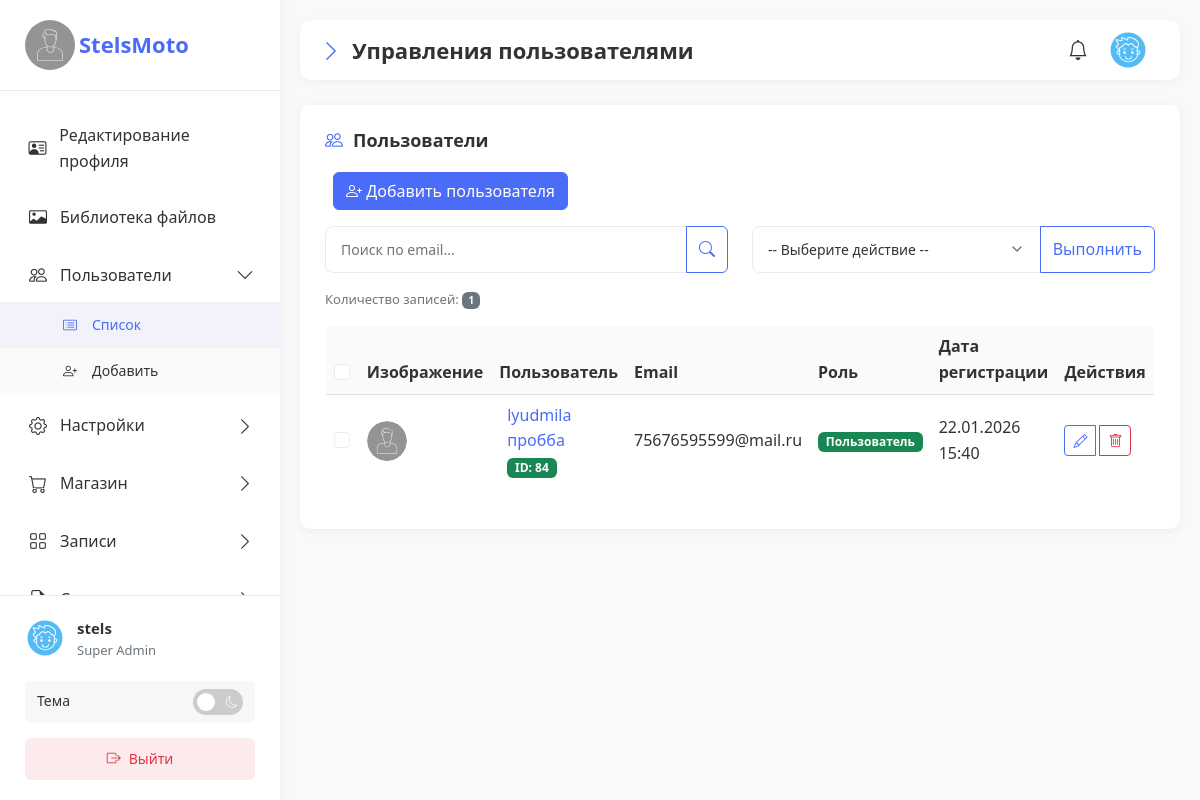
The page /admin/user/accounts_list.php (signed in) on the database its author committed.
### tables this page shows
CREATE TABLE `users` (
  `id` int NOT NULL,
  `author` varchar(10) DEFAULT NULL,
  `email` varchar(255) NOT NULL,
  `phone` varchar(20) DEFAULT NULL,
  `password` varchar(255) NOT NULL,
  `email_verified` tinyint(1) DEFAULT '0',
  `verification_token` varchar(100) DEFAULT NULL,
  `token_expires` datetime DEFAULT NULL,
  `reset_token` varchar(100) DEFAULT NULL,
  `reset_expire` datetime DEFAULT NULL,
  `created_at` timestamp NULL DEFAULT CURRENT_TIMESTAMP,
  `updated_at` timestamp NULL DEFAULT CURRENT_TIMESTAMP ON UPDATE CURRENT_TIMESTAMP,
  `data` json DEFAULT NULL COMMENT 'Данные в формато JSON',
  `status` tinyint DEFAULT NULL,
  `pending_email` varchar(254) DEFAULT NULL,
  `email_change_token` varchar(64) DEFAULT NULL,
  `email_change_expires` datetime DEFAULT NULL
);

### admin/user/accounts_list.php (the view, shortened to what the rows shown need)
<?php
require_once $_SERVER['DOCUMENT_ROOT'] . '/connect/db.php';
require_once __DIR__ . '/../functions/auth_check.php';
require_once __DIR__ . '/../functions/jsondata.php';
require_once __DIR__ . '/../functions/sanitization.php';
$adminData = getAdminData($pdo);
try {
    $user = requireAuth($pdo);
    $userDataAdmin = getUserData($pdo, $user['id']);
    $currentData = json_decode($userDataAdmin['data'] ?? '{}', true) ?? [];
} catch (Exception $e) {
    logEvent("Ошибка при инициализации админ-панели: " . $e->getMessage() . " — IP: " . ($_SERVER['REMOTE_ADDR'] ?? 'unknown'), LOG_ERROR_ENABLED, 'error');
    register_shutdown_function(function() {
        if (isset($pdo)) {
            $pdo = null;
        }
    });
    header("Location: ../logout.php");
    exit;
}
$isTrash = isset($_GET['trash']) && $_GET['trash'] == 1;
$page = max(1, (int)($_GET['page'] ?? 1));
$limit = 30;
$offset = ($page - 1) * $limit;
$errors = [];
try {
    $query = "SELECT * FROM users WHERE author != 'admin'";
    $countQuery = "SELECT COUNT(*) FROM users WHERE author != 'admin'";
    $params = [];
    if ($isTrash) {
        $query .= " AND status = 0";
        $countQuery .= " AND status = 0";
    } else {
        $query .= " AND status = 1";
    }
    $query .= " ORDER BY created_at DESC LIMIT $limit OFFSET $offset";
    $stmt = $pdo->prepare($query);
    $stmt->execute($params);
    $users = $stmt->fetchAll(PDO::FETCH_ASSOC);
} catch (PDOException $e) {
    $errors[] = 'Ошибка при загрузке данных пользователей';
    logEvent("Ошибка базы данных при загрузке списка пользователей: " . $e->getMessage() . " — IP: " . ($_SERVER['REMOTE_ADDR'] ?? 'unknown'), LOG_ERROR_ENABLED, 'error');
}
$logo_profile = getFileVersionFromList($pdo, $currentData['profile_logo'] ?? '', 'thumbnail', '../img/person.svg');
?>
<!DOCTYPE html>
<html lang="ru">
<head>
    <link href="https://cdn.jsdelivr.net/npm/bootstrap@5.3.3/dist/css/bootstrap.min.css" rel="stylesheet">
    <link rel="stylesheet" href="https://cdn.jsdelivr.net/npm/bootstrap-icons@1.10.0/font/bootstrap-icons.css">
    <link rel="stylesheet" href="../css/main.css">
</head>
<body>
    <div class="container-fluid">
        <?php require_once __DIR__ . '/../template/sidebar.php'; ?>
        <main class="main-content">
            <?php require_once __DIR__ . '/../template/header.php'; ?>
<div class="content-card table-card">
    <div class="table-responsive">
        <table class="table table-hover">
            <thead>
                <tr>
                    <th width="40">
                        <input class="form-check-input" type="checkbox" id="selectAll">
                    </th>
                    <th width="60"><?= escape('Изображение') ?></th>
                    <th><?= escape('Пользователь') ?></th>
                    <th><?= escape('Email') ?></th>
                    <th><?= escape('Роль') ?></th>
                    <th><?= escape('Дата регистрации') ?></th>
                    <th width="100"><?= escape('Действия') ?></th>
                </tr>
            </thead>
            <tbody>
                <?php if (empty($users)): ?>
                    <tr>
                        <td colspan="7" class="text-center py-4">
                            <i class="bi bi-trash display-4"></i>
                            <p class="mt-2 auth-subtitle">
                                <?= $isTrash ? escape('Корзина пуста') : escape('Пользователи не найдены') ?>
                            </p>
                        </td>
                    </tr>
                <?php else: ?>
                    <?php foreach ($users as $user): ?>
                    <tr>
                        <td>
                            <input type="checkbox" name="user_ids[]" value="<?= (int)$user['id'] ?>" class="user-checkbox form-check-input" form="massActionForm">
                        </td>
                        <td>
                            <div class="user-avatar" style="width: 40px; height: 40px;">
                                <img src="<?= escape($user['avatar']) ?>"
                                     alt="<?= escape($user['first_name'] . ' ' . $user['last_name']) ?>"
                                     class="rounded-circle"
                                     style="width: 100%; height: 100%; object-fit: cover;">
                            </div>
                        </td>
                        <td>
                            <div class="d-flex align-items-center">
                                <div class="ms-2">
                                    <a href="add_account.php?id=<?= (int)$user['id'] ?>"
                                       class="user-link text-decoration-none">
                                        <?= escape($user['first_name'] . ' ' . $user['last_name']) ?>
                                    </a>
                                    <span class="badge bg-success"><?= escape('ID: ') . (int)$user['id'] ?></span>
                                </div>
                            </div>
                        </td>
                        <td><?= escape($user['email']) ?></td>
                        <td>
                            <?php if ($user['author'] == 'admin'): ?>
                                <span class="badge bg-primary"><?= escape('Админ') ?></span>
                            <?php else: ?>
                                <span class="badge bg-success"><?= escape('Пользователь') ?></span>
                            <?php endif; ?>
                        </td>
                        <td>
                            <?= date('d.m.Y H:i', strtotime($user['created_at'])) ?>
                        </td>
                        <td>
                            <div class="btn-group" style="gap: 4px;">
                                <a href="add_account.php?id=<?= (int)$user['id'] ?>"
                                   class="btn btn-sm btn-outline-primary"
                                   title="<?= escape('Редактировать') ?>">
                                    <i class="bi bi-pencil"></i>
                                </a>
                                <?php if ($isTrash): ?>
                                    <button type="button"
                                            class="btn btn-sm btn-outline-success restore-user"
                                            data-user-id="<?= (int)$user['id'] ?>"
                                            title="<?= escape('Восстановить') ?>">
                                        <i class="bi bi-arrow-clockwise"></i>
                                    </button>
                                    <button type="button"
                                            class="btn btn-sm btn-outline-danger delete-user"
                                            data-user-id="<?= (int)$user['id'] ?>"
                                            title="<?= escape('Удалить навсегда') ?>">
                                        <i class="bi bi-trash"></i>
                                    </button>
                                <?php else: ?>
                                    <button type="button"
                                            class="btn btn-sm btn-outline-danger trash-user"
                                            data-user-id="<?= (int)$user['id'] ?>"
                                            title="<?= escape('В корзину') ?>">
                                        <i class="bi bi-trash"></i>
                                    </button>
                                <?php endif; ?>
                            </div>
                        </td>
                    </tr>
                    <?php endforeach; ?>
                <?php endif; ?>
            </tbody>
        </table>
    </div>
</div>
        </main>
    </div>
</body>
</html>

### admin/template/sidebar.php (shortened to what the rows shown need)
<?php
require_once __DIR__ . '/../functions/sanitization.php';
$defaultFirstName = $currentData['first_name'] ?? '';
?>
<nav class="sidebar" aria-label="Основная навигация">
    <div class="sidebar-header">
        <a href="/admin/user/index.php" class="logo" style="gap: 4px;">
            <img src="<?php echo escape($logo_profile); ?>" alt="<?php echo escape($defaultFirstName ?: 'Администратор'); ?>" loading="lazy" width="50" height="50">
            <?= escape($adminData['AdminPanel'] ?? 'AdminPanel') ?>
        </a>
    </div>
    <div class="sidebar-footer">
        <div class="user-info">
            <div>
                <div class="user-name"><?php echo escape($defaultFirstName ?: 'Администратор'); ?></div>
                <div class="user-role">
                    <?php echo ($userDataAdmin['author'] == 'admin') ? "Super Admin" : "Admin"; ?>
                </div>
            </div>
        </div>
    </div>
</nav>

### rows shown on the page
users: data "StelsMoto", data "stels"
users: last_name "lyudmila пробба", id "84", email "75676595599@mail.ru", created_at "22.01.2026 15:40"

### other values the page prints
$titlemeta "Управления пользователями"
$totalUsers "1"
form field action "-- Выберите действие --"
